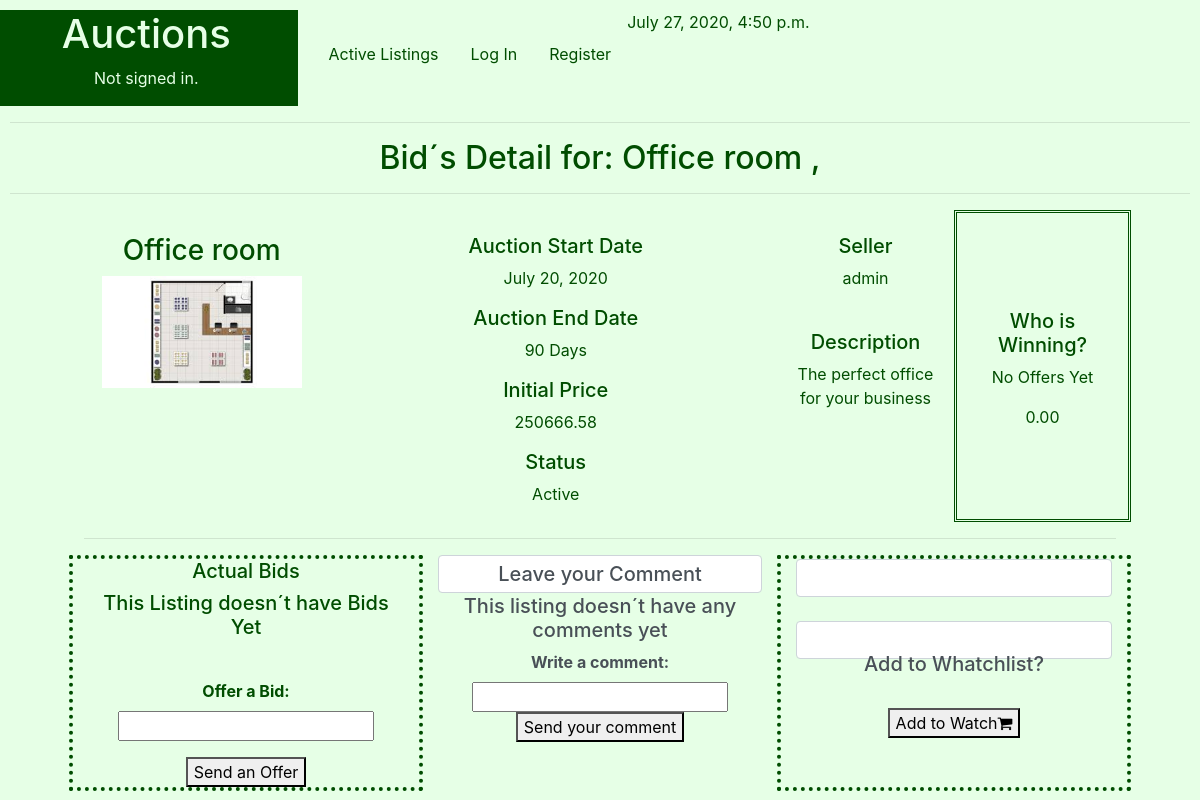
Page /Bid/Office room on the earlier database version.
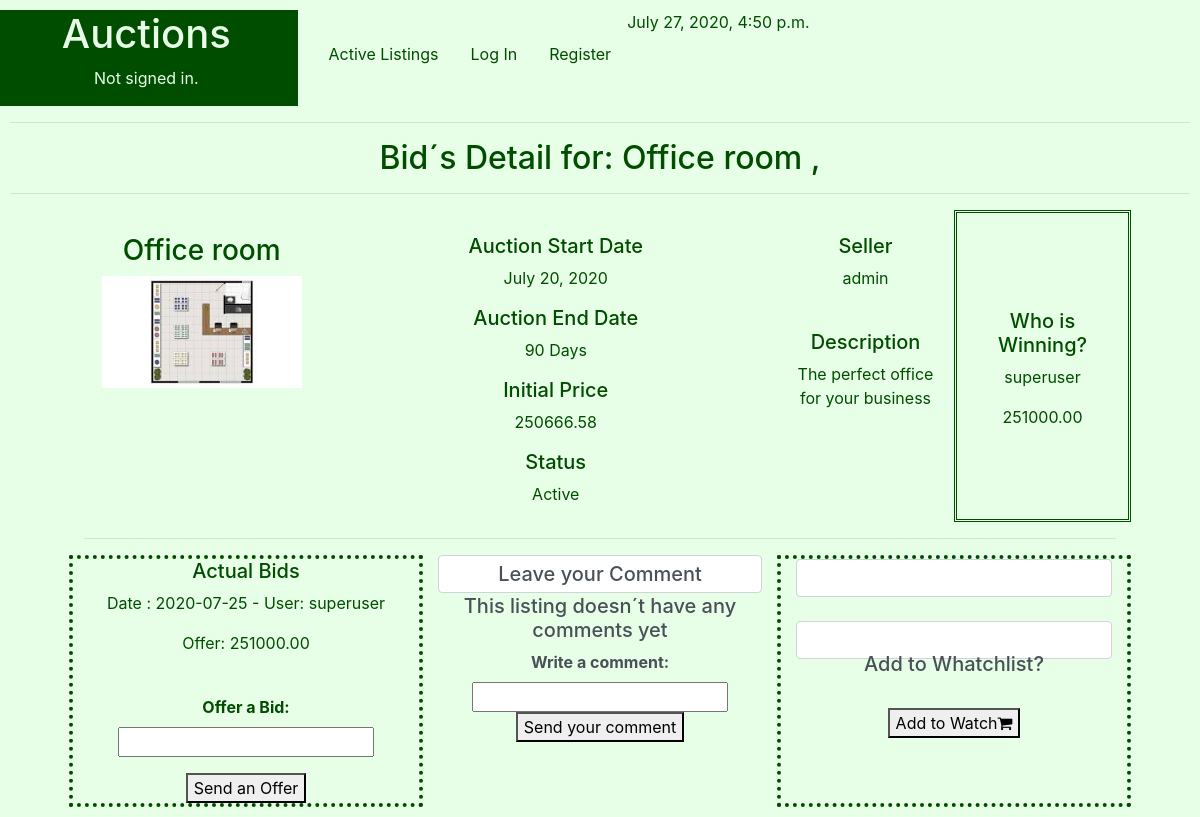
Same page on the later database version.
### auctions/models.py (models this page shows, shortened)
class Listings(models.Model):
    STATUS = (
        ('Active', 'Active - Receiving Bids'),
        ('To Begin', 'To Begin - De Auction didn´t start yet'),
        ('Closed', 'Closed - The seller gave up the auction'),
        ('Sold', 'Sold'),
    )
    Ltitle = models.CharField(help_text="Choose a title for your listing",max_length=50)
    Ccode=models.IntegerField(help_text="Categories Ex: 1-Apartament,2-Commercial,3-Farm, 4-House ") #foreign key from PropTypes
    Ldescription = models.CharField(max_length=250)
    Lprice = models.FloatField(help_text="starting bid Just USD") #initial price
    Ldatestart = models.DateField(help_text="Please use the following format: <em>YYYY-MM-DD</em>. for the auction start")
    Lduration = models.IntegerField(help_text="Duration expressed in days" )
    Luser = models.CharField(max_length=25)
    Limage= models.ImageField(upload_to="media", blank=True) #Name of the picture saved on static folder
    Lstatus = models.CharField(max_length=8, choices=STATUS )

class Bids(models.Model):
    Lcode = models.ForeignKey(Listings, on_delete=models.CASCADE)
    Buser = models.CharField(max_length=25) #Who is going to buy
    Bthrow= models.IntegerField() #first throw, second , third....
    Bprice = models.FloatField(help_text="Just USD")# throw value
    Bdate = models.DateField(help_text="Please use the following format: <em>YYYY-MM-DD</em>.")

### auctions/views.py (the view)
# urls.py: path('Bid/<str:Btitle>', views.Bids_view, name='BidsDetail'),
def Bids_view(request, Btitle):
    B_title =Btitle
    d = datetime.now()
    L_data = Listings.objects.filter(Ltitle=B_title)
    Status = L_data[0].Lstatus
    Lfilter = Listings.objects.filter(Ltitle=B_title).values('id' , 'Lprice','Lstatus')
    for Search_id in Lfilter:
        Lid_value = int(Search_id['id'])
        Lprice = float(Search_id['Lprice'])
    W_data=Watchlist.objects.filter(Lcode__Ltitle=B_title)
    C_data=Comments.objects.filter(Lcode__Ltitle=B_title)
    B_data = Bids.objects.filter(Lcode__Ltitle=B_title)
    Last_Bid = Bids.objects.filter(Lcode__Ltitle=B_title).order_by('-Bprice')[:1]
    if Last_Bid:
        BestOffer = Last_Bid[0].Bprice
        Winner = Last_Bid[0].Buser
    else:
        BestOffer = 0
        Winner = "No Offers Yet"
    if request.method == "POST":
        User= request.POST.get('User')
        FB = BidForm(request.POST)
        FC = CommentForm(request.POST)
        if FB.is_valid():
            B_user = User
            B_price =FB.cleaned_data["Bid_price"]
            B_date = time.strftime("%Y-%m-%d")
            Lances= Bids.objects.filter(Lcode_id=Lid_value).values('Bthrow', 'Bprice').order_by('Bthrow')
            if len(Lances):
                for L in Lances:
                   N_Bthrow = L['Bthrow']
                   N_Bprice = float(L['Bprice'])
                B_throw = N_Bthrow + 1
            else:
                B_throw = 1
                N_Bprice= Lprice
            if (B_price <  Lprice) or (B_price <  N_Bprice):
                msgbids= "EROR: A bid must be greater than or equal to the original amount and greater than the last bid, if any."
                context={
                "msgbids":msgbids ,
                "d":d,
                "Btitle" : Btitle,
                "L_data" :L_data,
                "Status":Status,
                "B_data" :B_data,
                "BestOffer":BestOffer,
                "Winner":Winner,
                "W_data" :W_data,
                "C_data":C_data,
                "BidForm": FB,
                 }
                return render(request, "auctions/BidsDetail.html", context)
            try:
                NewBid = Bids(Lcode_id=Lid_value , Buser=B_user , Bthrow=B_throw, Bprice=B_price ,Bdate=B_date )
                NewBid.save()
                B_data=Bids.objects.filter(Lcode__Ltitle=B_title)
                msgbids ="New Bid Saved, Good Luck!"
                context={
                    "msgbids":msgbids ,
                    "d":d,
                    "Btitle" : Btitle,
                    "L_data" :L_data,
                    "Status":Status,
                    "B_data" :B_data,
                    "BestOffer":BestOffer,
                    "Winner":Winner,
                    "W_data" :W_data,
                    "C_data":C_data,
                    "BidForm": FB,
                }
                return render(request, "auctions/BidsDetail.html", context)
            except :
                return HttpResponse(" Something Wrong tyring to save Bid")
        if FC.is_valid():
            C_Cuser= User
            C_comment =  FC.cleaned_data["C_Ccomment"]
            C_Lcode = Lid_value
            C_Cdate = time.strftime("%Y-%m-%d")
            try:
                print ("Vou salvar novo comentario :", C_Lcode, C_Cdate, C_Cuser ,C_comment )
                NewComment = Comments(Cdate=C_Cdate, Cuser=C_Cuser,Ccomment=C_comment, Lcode_id=C_Lcode )
                NewComment.user()
                NewC_data=Comments.objects.filter(Lcode__Ltitle=B_title)
                print(NewC_data)
                context = {
                    "msgcomment" :"New comment saved!",
                    "d":d,
                    "Btitle" : Btitle,
                    "L_data" :L_data,
                    "Status":Status,
                    "B_data" :B_data,
                    "BestOffer":BestOffer,
                    "Winner":Winner,
                    "W_data" :W_data,
                    "C_data":NewC_data,
                    "CommentForm": FC,
                }
                return render(request, "auctions/BidsDetail.html", context)
            except FieldError:
                return HttpResponse(" Something Wrong FieldError New Comment")
    else:
        context = {
            "d":d,
            "Btitle":B_title,
            "L_data":L_data,
            "Status":Status,
            "B_data":B_data,
            "W_data":W_data,
            "C_data":C_data,
            "BidForm":BidForm(),
            "CommentForm": CommentForm(),
            "BestOffer":BestOffer,
            "Winner":Winner,
        }
        return render(request, "auctions/BidsDetail.html", context)

### auctions/views.py
class BidForm(forms.Form):
    Bid_price= forms.FloatField(label="Offer a Bid")

class CommentForm(forms.Form):
    C_Ccomment = forms.CharField(label = "Write a comment:")

### auctions/templates/auctions/BidsDetail.html (shortened to what the changed rows need)
{% extends "auctions/layout.html" %}
{% block body %}
<h2 style="text-align: center;">Bid´s Detail for: {{Btitle}} , {{user.username}}  </h2>
<hr>
<div class ="flex-container" style="text-align: center;">
    <div class="container" style="width:90%;">
        <div class="row"  width="1700px">
          {%for L in L_data %}
              <div class="col-lg-3">
                     <br>
                     <h3>{{L.Ltitle }}</h3>
                     <img src=" {{L.Limage.url}} "  width="200">
                     <br>
              </div>
              <br>
              <div class="col-lg-5">
              <br>
                     <h5>Auction Start Date  </h5>
                     <p>{{ L.Ldatestart }}</p>
                     <h5>Auction End Date  </h5>
                     <p>{{ L.Lduration }} Days</p>
                     <h5>Initial Price </h5>
                     <p> {{ L.Lprice |floatformat:2 }}</p>
                     <h5>Status</h5>
                     <p>{{ L.Lstatus }}</p>
              </div>
              <div class="col-lg-2">
                      <br>
                      <h5>Seller</h5>
                      <p>{{ L.Luser }}</p>
                      <br>
                      <h5>Description</h5>
                      <p>{{ L.Ldescription }}</p>
              </div>
              <div class="col-lg-2" style="border:double;border-color:#004d00 ;">
                <br>  <br>  <br>  <br>
                 {% if Status == "Sold" %}
                    <h5> Sold To: </h5>
                    <p>  {{Winner}} </p>
                    <p>  {{BestOffer|floatformat:2}} </p>
                    {% if Winner == user.username %}
                       <h3 style="background-color:#004d00;color:#e6ffe6 ;">   Congrats! you won the aution  </h3>
                    {%endif%}
                 {% else %}
                    <h5> Who is Winning? </h5>
                    <p>  {{Winner}} </p>
                    <p>  {{BestOffer|floatformat:2}} </p>
                {% endif %}
                  <br>
                  <br>
          {%endfor%}
        </div>
      </div>
    </div>
  <div class="container" style="border:#004d00; width:90%">
    <form action="{% url 'auctions:BidsDetail' Btitle %}" method="post">{% csrf_token %}
        <div class="row"  width="1700px">
            <div class="col-lg-4" style=" border: 4px dotted #004d00 ;">
               <form class="form-control"  method="post" >{% csrf_token %}
                        <h5> Actual Bids </h5>
                  {% if B_data|length > 0 %}
                      {%for B in B_data %}
                          <p>Date : {{B.Bdate |date:"Y-m-d"}} - User: {{B.Buser}}</p>
                          <p>Offer: {{B.Bprice |floatformat:2 }}   </p>
                      {% endfor %}
                  {%else%}
                      <h5>This Listing doesn´t have Bids Yet </h5>
                  {%endif%}
                  <br>
                  {%if Status != "Sold" %}
                    <b>  {{ BidForm }}  </b>
                    <br>
                    <button type="Submit" name="SubmitBid">Send an Offer  {{user.username}}</button>
                  {%endif%}
                </form>
            </div>
            <div class="col-lg-4"   >
                <form class="form-control" method="post">{% csrf_token %}
                {%if Status != "Sold" %}
                   <b>   {{ CommentForm}}   </b>
                   <br>
                {% endif %}
                </form>
            </div>
        </div>
    </form>
  </div>
</div>
{% endblock %}

Differences in the rows shown:
shown differently, row unchanged: Listings "Office room": Winner "No Offers Yet" → (not shown); BestOffer "0.00" → (not shown)
added Bids: Buser "superuser", Bprice "251000.00", Bdate "2020-07-25"
Other differences:
text no longer shown: "This Listing doesn´t have Bids Yet"
